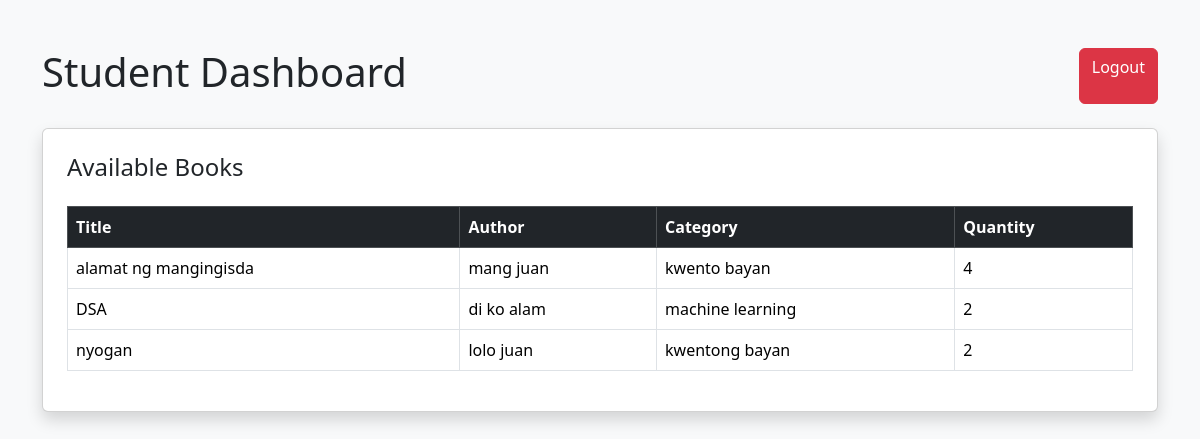
The app's page /student_dashboard (signed in) with its own data.
### tables this page shows
CREATE TABLE books (
    id INTEGER PRIMARY KEY AUTOINCREMENT,
    title TEXT NOT NULL,
    author TEXT NOT NULL,
    category TEXT NOT NULL,
    quantity INTEGER NOT NULL,
    cover_image TEXT
);

### app.py (the view)
@app.route('/student_dashboard')
@login_required
def student_dashboard():
    if session['role'] != 'student':
        return redirect('/')
    conn = sqlite3.connect('database.db')
    cursor = conn.cursor()
    cursor.execute("SELECT * FROM books")
    books = cursor.fetchall()
    conn.close()
    return render_template(
        'student_dashboard.html',
        books=books
    )

### app.py (called while the page is built)
def login_required(f):
    @wraps(f)
    def decorated_function(*args, **kwargs):
        if 'user' not in session:
            return redirect('/login')
        return f(*args, **kwargs)
    return decorated_function

### templates/student_dashboard.html (shortened to what this page needs)
<!DOCTYPE html>
<html>
<head>
    <link href="https://cdn.jsdelivr.net/npm/bootstrap@5.3.3/dist/css/bootstrap.min.css" rel="stylesheet">
</head>
<body class="bg-light">
<div class="container mt-5">
    <div class="d-flex justify-content-between mb-4">
        <h1>Student Dashboard</h1>
        <a href="/logout" class="btn btn-danger">
            Logout
        </a>
    </div>
    <div class="card shadow p-4">
        <h4 class="mb-4">
            Available Books
        </h4>
        <table class="table table-bordered">
            <thead class="table-dark">
                <tr>
                    <th>Title</th>
                    <th>Author</th>
                    <th>Category</th>
                    <th>Quantity</th>
                </tr>
            </thead>
            <tbody>
                {% for book in books %}
                <tr>
                    <td>{{ book[1] }}</td>
                    <td>{{ book[2] }}</td>
                    <td>{{ book[3] }}</td>
                    <td>{{ book[4] }}</td>
                </tr>
                {% endfor %}
            </tbody>
        </table>
    </div>
</div>
</body>
</html>

### records on screen
books: title "alamat ng mangingisda", author "mang juan", category "kwento bayan", quantity "4"
books: title "DSA", author "di ko alam", category "machine learning", quantity "2"
books: title "nyogan", author "lolo juan", category "kwentong bayan", quantity "2"
